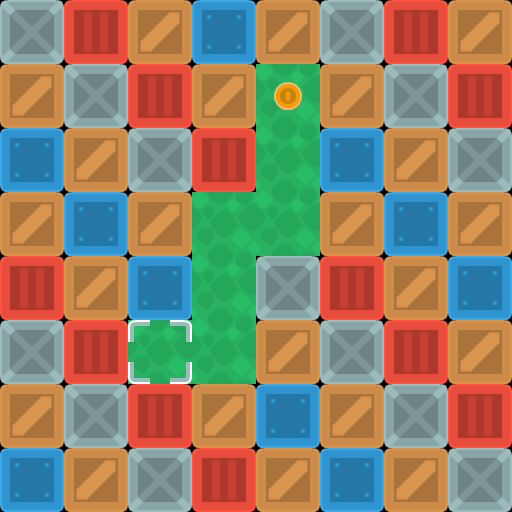

This game map was drawn from its Tiled (.tmx) file and the tilesets committed beside it. A one-line description and the full map source follow:
An orthogonal 8x8 tile map with 64x64 px tiles, 3 tile layers (background, walls, objects).

<map version="1.10" tiledversion="1.11.2" orientation="orthogonal" renderorder="right-down" width="8" height="8" tilewidth="64" tileheight="64" infinite="0" nextlayerid="5" nextobjectid="1">
 <properties>
  <property name="character_bottom" value="[[0, 5], [1, 5], [2, 5]]" />
  <property name="character_left" value="[[3, 7], [4, 7], [5, 7]]" />
  <property name="character_right" value="[[0, 7], [1, 7], [2, 7]]" />
  <property name="character_top" value="[[3, 5], [4, 5], [5, 5]]" />
 </properties>
 <tileset firstgid="1" source="sokoban_tilesheet.tsx" />
 <layer id="4" name="background" width="8" height="8">
  <data encoding="csv">
0,0,0,0,0,0,0,0,
0,0,0,0,89,0,0,0,
0,0,0,0,89,0,0,0,
0,0,0,89,89,0,0,0,
0,0,0,89,0,0,0,0,
0,0,89,89,0,0,0,0,
0,0,0,0,0,0,0,0,
0,0,0,0,0,0,0,0
</data>
 </layer>
 <layer id="1" name="walls" width="8" height="8">
  <data encoding="csv">
6,3,2,4,2,6,3,2,
2,6,3,2,0,2,6,3,
4,2,6,3,0,4,2,6,
2,4,2,0,0,2,4,2,
3,2,4,0,6,3,2,4,
6,3,0,0,2,6,3,2,
2,6,3,2,4,2,6,3,
4,2,6,3,2,4,2,6
</data>
 </layer>
 <layer id="3" name="objects" width="8" height="8">
  <data encoding="csv">
0,0,0,0,0,0,0,0,
0,0,0,0,75,0,0,0,
0,0,0,0,0,0,0,0,
0,0,0,0,0,0,0,0,
0,0,0,0,0,0,0,0,
0,0,40,0,0,0,0,0,
0,0,0,0,0,0,0,0,
0,0,0,0,0,0,0,0
</data>
 </layer>
</map>
